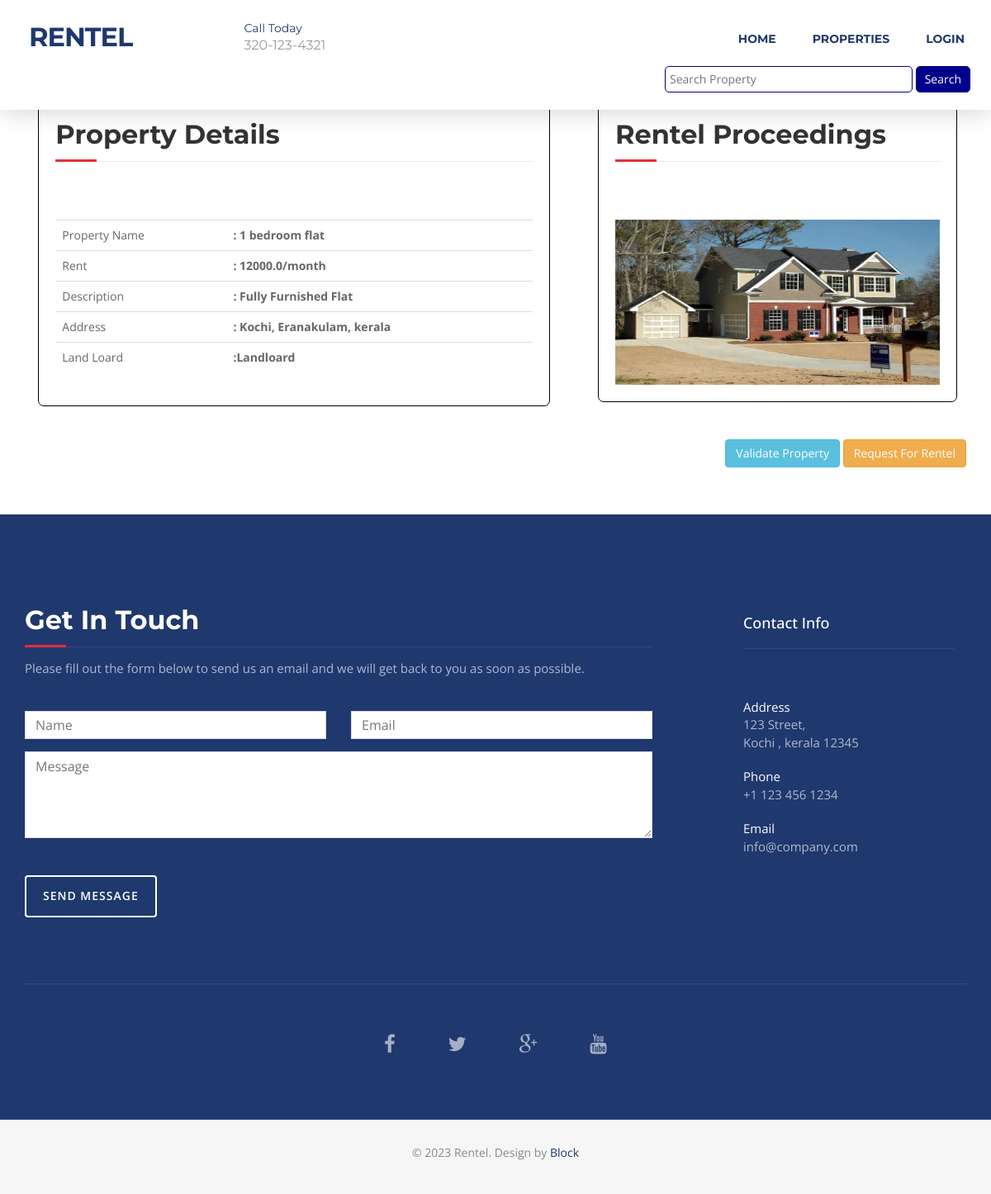
The app's page /landdeals/ViewProperty/1 with its own data.
### landdeals/models.py (models this page shows)
class Properties(models.Model):
    name = models.CharField(max_length=255)
    place = models.CharField(max_length=255)
    date = models.DateField(auto_now_add=True)
    district = models.CharField(max_length=255)
    state = models.CharField(max_length=255)
    rentpermomth = models.FloatField()
    description = models.CharField(max_length=1000)
    image = models.FileField(upload_to="Property_image")
    status = models.CharField(max_length=255,null=True)
    user = models.ForeignKey(User,on_delete=models.CASCADE,null=True)

### landdeals/views.py (the view)
# urls.py: path("ViewProperty/<int:pk>",views.ViewProperty,name="ViewProperty"),
def ViewProperty(request,pk):
    proper = Properties.objects.get(id =pk)
    context = {
        "proper":proper
    }
    return render(request,"propertysingleview.html",context)

### templates/propertysingleview.html (shortened to what this page needs)
{% extends "index.html" %}
{% block content %}
<div class="container mt-5">
    <div class="itemcontainer mt-5">
        <div class="row">
            <div class="col-md-7">
                <div class="innercontainer">
                    <div class="section-title">
                        <h2>Property Details</h2>
                      </div>
                      <table class="table">
                        <tr>
                            <td>Property Name</td>
                            <th>: {{proper.name}}</th>
                        </tr>
                        <tr>
                            <td>Rent</td>
                            <th>: {{proper.rentpermomth}}/month</th>
                        </tr>
                        <tr>
                            <td>Description</td>
                            <th>: {{proper.description}}</th>
                        </tr>
                        <tr>
                            <td>Address</td>
                            <th>: {{proper.place}}, {{proper.district}}, {{proper.state}}</th>
                        </tr>
                        <tr><td>Land Loard</td>
                        <th>:{{proper.user.first_name}}</th>
                        </tr>
                      </table>
                </div>
            </div>
            <div class="col-md-5">
                <div class="innercontainer">
                    <div class="section-title">
                        <h2 >Rentel Proceedings</h2>
                      </div>
                      <img src="{{proper.image.url}}" style="width:100%;height:200px" alt="">
                </div>
            </div>
            <div class="col-md-12 mt-3 text-right">
                <br><br>
                <a href="{%url 'CustomerValidation' proper.id %}" class="btn btn-info">Validate Property</a>
                <a href="{%url 'RequestforRentel' proper.id %}" class="btn btn-warning">Request For Rentel</a><br>
            </div>
        </div>
    </div>
</div>
{% endblock %}

### static/css/style.css (style rules this page uses)
body, html { font-family: 'Open Sans', sans-serif; text-rendering: optimizeLegibility !important; -webkit-font-smoothing: antialiased !important; color: #666; font-weight: 400; width: 100% !important; height: 100% !important; }
h2 { font-family: 'Montserrat', sans-serif; margin: 0 0 20px 0; font-weight: 700; font-size: 32px; color: #333; }
a { color: #1f386e; font-weight: 400; }
.section-title { margin-bottom: 70px; }
.section-title h2 { position: relative; margin-top: 10px; margin-bottom: 15px; padding-bottom: 15px; border-bottom: 1px solid rgba(0, 0, 0, 0.09); }
.section-title h2::after { position: absolute; content: ""; background-color: #e52f3c; height: 3px; width: 50px; bottom: -1px; left: 0; }

### templates/propertysingleview.html (style rules this page uses)
.innercontainer { width:95%; margin: auto; padding: 20px; border: 1px solid black; border-radius: 7px; height: 90%; }
.itemcontainer { margin-top: 10%; margin-bottom: 5%; }

### records on screen
Properties: name "1 bedroom flat", rentpermomth "12000.0", description "Fully Furnished Flat", place "Kochi", district "Eranakulam", state "kerala", user.first_name "Landloard", image (picture)
